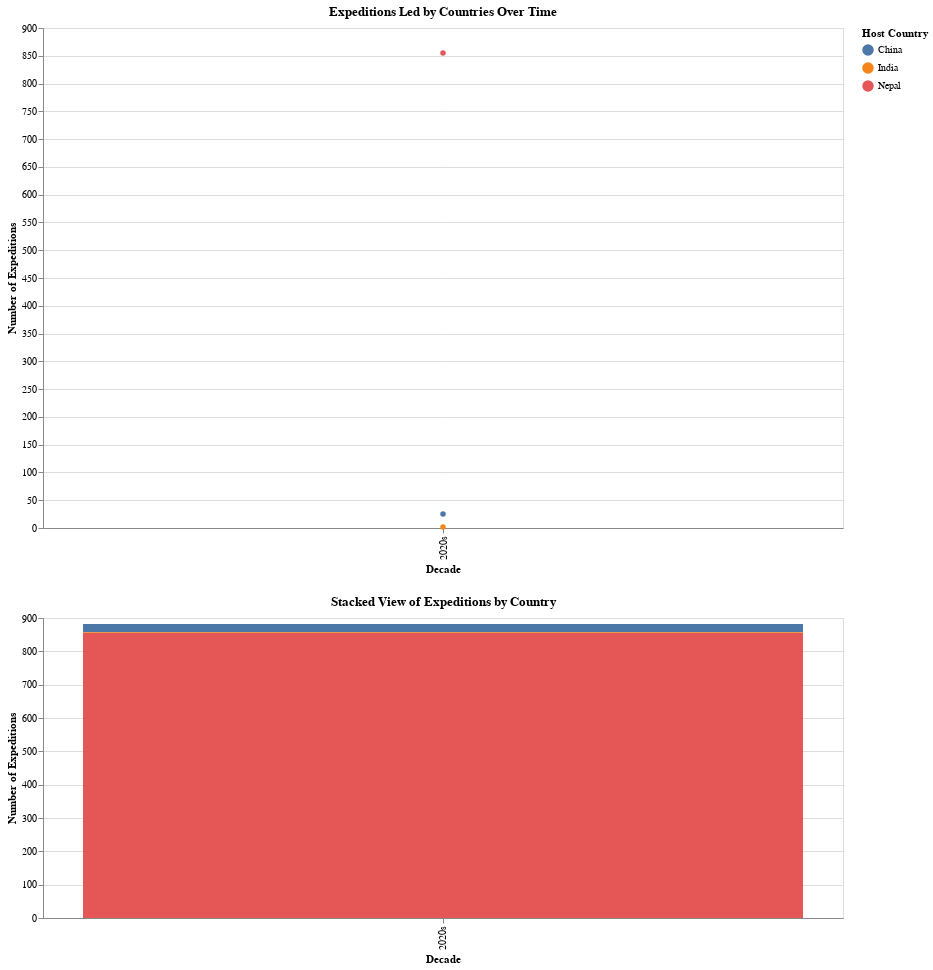

The cell this chart's notebook holds for it:
### Markdown cell above
### 2. Expediciones lideradas por países a lo largo del tiempo

### Code cell
# Selector para países
country_selector = alt.selection_multi(
    fields=['HOST_FACTOR'],
    bind='legend'
)

# Gráfico de líneas para la evolución de expediciones por país
countries_chart = alt.Chart(country_expeditions_top).mark_line(point=True).encode(
    x=alt.X('decade:N', axis=alt.Axis(title='Decade')),
    y=alt.Y('count:Q', axis=alt.Axis(title='Number of Expeditions')),
    color=alt.Color('HOST_FACTOR:N', legend=alt.Legend(title='Host Country')),
    strokeWidth=alt.condition(country_selector, alt.value(3), alt.value(1)),
    opacity=alt.condition(country_selector, alt.value(1), alt.value(0.2)),
    tooltip=[
        alt.Tooltip('HOST_FACTOR:N', title='Country'),
        alt.Tooltip('decade:N', title='Decade'),
        alt.Tooltip('count:Q', title='Expeditions')
    ]
).properties(
    title='Expeditions Led by Countries Over Time',
    width=800,
    height=500
).add_selection(
    country_selector
)

# Histograma apilado como complemento
countries_stacked = alt.Chart(country_expeditions_top).mark_bar().encode(
    x=alt.X('decade:N', axis=alt.Axis(title='Decade')),
    y=alt.Y('count:Q', axis=alt.Axis(title='Number of Expeditions')),
    color=alt.Color('HOST_FACTOR:N', legend=None),
    opacity=alt.condition(country_selector, alt.value(1), alt.value(0.2)),
    tooltip=[
        alt.Tooltip('HOST_FACTOR:N', title='Country'),
        alt.Tooltip('decade:N', title='Decade'),
        alt.Tooltip('count:Q', title='Expeditions')
    ]
).properties(
    title='Stacked View of Expeditions by Country',
    width=800,
    height=300
).add_selection(
    country_selector
)

# Combinar los gráficos
countries_viz = alt.vconcat(countries_chart, countries_stacked).resolve_scale(
    color='shared'
)

countries_viz

### Figure 1 — Vega-Lite specification as saved in the notebook (floating-point values rounded to 4 significant figures)
{"config": {"view": {"continuousWidth": 300, "continuousHeight": 300}}, "vconcat": [{"mark": {"type": "line", "point": true}, "encoding": {"color": {"field": "HOST_FACTOR", "legend": {"title": "Host Country"}, "type": "nominal"}, "opacity": {"condition": {"param": "param_1", "value": 1}, "value": 0.2}, "strokeWidth": {"condition": {"param": "param_1", "value": 3}, "value": 1}, "tooltip": [{"field": "HOST_FACTOR", "title": "Country", "type": "nominal"}, {"field": "decade", "title": "Decade", "type": "nominal"}, {"field": "count", "title": "Expeditions", "type": "quantitative"}], "x": {"axis": {"title": "Decade"}, "field": "decade", "type": "nominal"}, "y": {"axis": {"title": "Number of Expeditions"}, "field": "count", "type": "quantitative"}}, "height": 500, "name": "view_3", "title": "Expeditions Led by Countries Over Time", "width": 800}, {"mark": {"type": "bar"}, "encoding": {"color": {"field": "HOST_FACTOR", "legend": null, "type": "nominal"}, "opacity": {"condition": {"param": "param_1", "value": 1}, "value": 0.2}, "tooltip": [{"field": "HOST_FACTOR", "title": "Country", "type": "nominal"}, {"field": "decade", "title": "Decade", "type": "nominal"}, {"field": "count", "title": "Expeditions", "type": "quantitative"}], "x": {"axis": {"title": "Decade"}, "field": "decade", "type": "nominal"}, "y": {"axis": {"title": "Number of Expeditions"}, "field": "count", "type": "quantitative"}}, "height": 300, "name": "view_4", "title": "Stacked View of Expeditions by Country", "width": 800}], "data": {"name": "data-0e1df6564b96e61d4b9977bb01e1cac2"}, "params": [{"name": "param_1", "select": {"type": "point", "fields": ["HOST_FACTOR"]}, "bind": "legend", "views": ["view_3", "view_4"]}], "resolve": {"scale": {"color": "shared"}}, "$schema": "https://vega.github.io/schema/vega-lite/v5.20.1.json", "datasets": {"data-0e1df6564b96e61d4b9977bb01e1cac2": [{"HOST_FACTOR": "China", "decade": "2020s", "count": 25}, {"HOST_FACTOR": "India", "decade": "2020s", "count": 2}, {"HOST_FACTOR": "Nepal", "decade": "2020s", "count": 855}]}}
